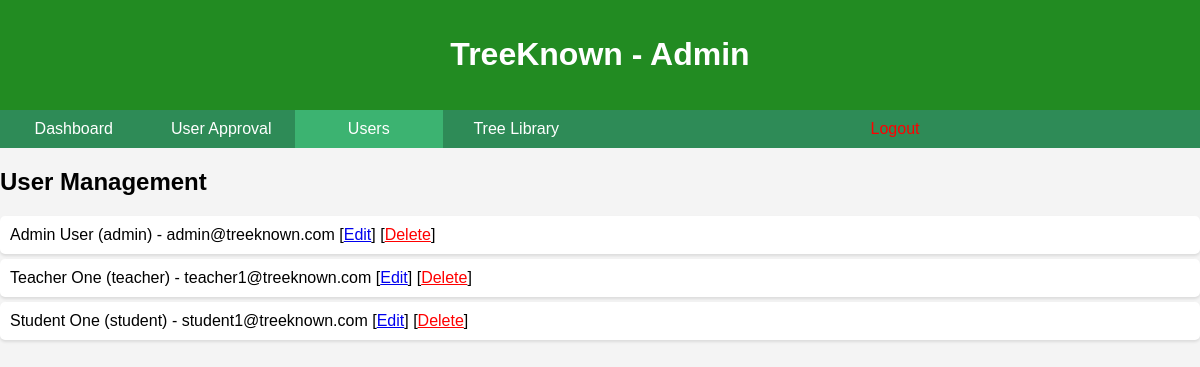
Page /Admin_Tabs/dashboard.php?tab=users (signed in) on the committed database.
### tables this page shows
CREATE TABLE USERS (
    user_id INT AUTO_INCREMENT PRIMARY KEY,
    name VARCHAR(100) NOT NULL,
    email VARCHAR(100) NOT NULL UNIQUE,
    password VARCHAR(255) NOT NULL,   
    role ENUM('admin','teacher','student') NOT NULL,
    student_id INT(20) NULL,       
    status ENUM('pending','approved','rejected') DEFAULT 'pending',   
    created_at TIMESTAMP DEFAULT CURRENT_TIMESTAMP
);

### Admin_Tabs/dashboard.php (the view, shortened to what this page needs)
<?php
include __DIR__ . '/../config/db.php';
$tab = isset($_GET['tab']) ? $_GET['tab'] : 'dashboard';
?>
<!DOCTYPE html>
<html>
<head>
</head>
<body>
<header>
    <h1>TreeKnown - Admin </h1>
</header>
<nav style="display:flex; align-items:center; background:#2E8B57;">
    <div style="display:flex; flex:1;">
        <a href="?tab=dashboard" class="<?= $tab=='dashboard'?'active':'' ?>">Dashboard</a>
        <a href="?tab=pending_users" class="<?= $tab=='pending_users'?'active':'' ?>">User Approval</a>
        <a href="?tab=users" class="<?= $tab=='users'?'active':'' ?>">Users</a>
        <a href="?tab=library" class="<?= $tab=='library'?'active':'' ?>">Tree Library</a>
    </div>
    <a href="../logout.php" style="color:red;">Logout</a>
</nav>
<div class="container">
<?php
switch($tab){
    case 'users':
        if(isset($_GET['action']) && $_GET['action'] == 'edit' && isset($_GET['id'])) {
            $id = $_GET['id'];
            $stmt = $conn->prepare("SELECT * FROM USERS WHERE user_id=?");
            $stmt->execute([$id]);
            $user = $stmt->fetch(PDO::FETCH_ASSOC);
            if(!$user){
                header("Location: ?tab=users");
                exit();
            }
            echo "
            <h2>Edit User</h2>
            <form method='POST'>
                Name:<br>
                <input type='text' name='name' value='{$user['name']}' required><br><br>
                Email:<br>
                <input type='email' name='email' value='{$user['email']}' required><br><br>
                Role:<br>
                <select name='role'>
                    <option value='admin' ".($user['role']=='admin'?'selected':'').">Admin</option>
                    <option value='teacher' ".($user['role']=='teacher'?'selected':'').">Teacher</option>
                    <option value='student' ".($user['role']=='student'?'selected':'').">Student</option>
                </select><br><br>
                <button type='submit'>Update User</button>
            </form>";
        } else {
            $users = $conn->query("SELECT * FROM USERS")->fetchAll(PDO::FETCH_ASSOC);
            echo "<h2>User Management</h2><ul>";
            foreach($users as $u){
         echo "<li>
            {$u['name']} ({$u['role']}) - {$u['email']}
            [<a href='?tab=users&action=edit&id={$u['user_id']}'>Edit</a>]
            [<a href='?tab=users&action=delete&id={$u['user_id']}' onclick=\"return confirm('Are you sure you want to delete this user?');\" style='color:red;'>Delete</a>]
          </li>";
}
            echo "</ul>";
        }
        break;
}
?>
</div>
</body>
</html>

### Admin_Tabs/dashboard.php (style rules this page uses)
body { font-family: Arial; margin: 0; background: #f4f4f4; }
header { background: #228B22; color: #fff; padding: 15px; text-align: center; }
nav { display: flex; background: #2E8B57; }
nav a { flex:1; padding: 10px; text-align: center; color: #fff; text-decoration: none; }
nav a.active { background: #3CB371; }
ul { list-style: none; padding: 0; }
li { background: #fff; margin:5px 0; padding:10px; border-radius:5px; box-shadow:0 2px 3px rgba(0,0,0,0.1); }

### rows in the picture
users: name "Admin User", role "admin", email "admin@treeknown.com"
users: name "Teacher One", role "teacher", email "teacher1@treeknown.com"
users: name "Student One", role "student", email "student1@treeknown.com"
